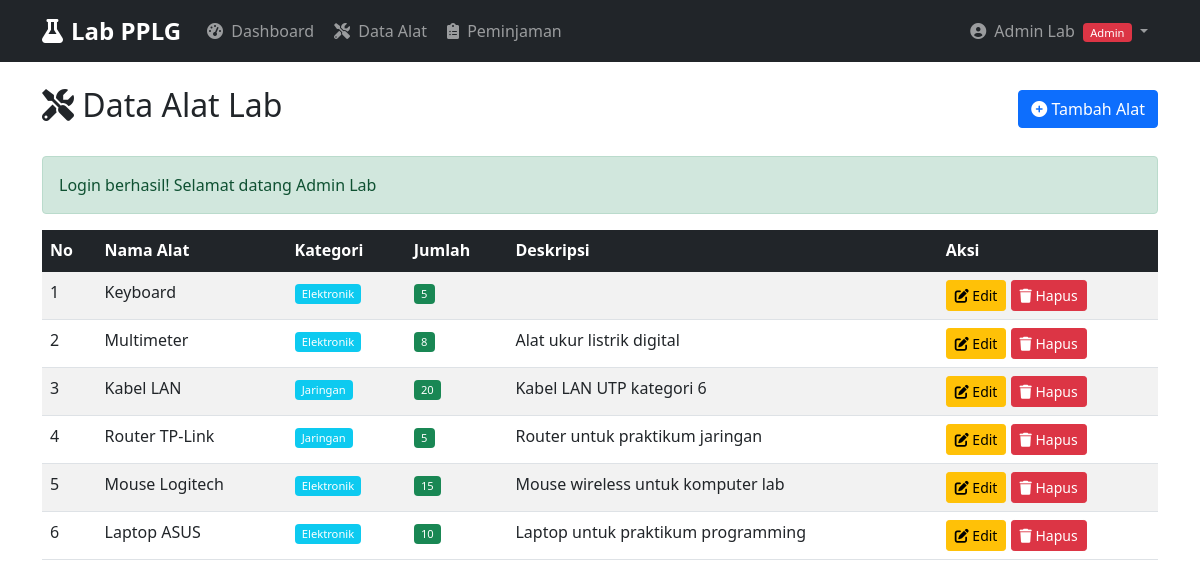
Page /index.php?page=alat (signed in) on the committed database.
### tables this page shows
CREATE TABLE `alat` (
  `id` int NOT NULL,
  `nama` varchar(100) NOT NULL,
  `kategori` varchar(50) NOT NULL,
  `jumlah` int NOT NULL,
  `deskripsi` text,
  `created_at` timestamp NULL DEFAULT CURRENT_TIMESTAMP
);

### controller/AlatController.php (called while the page is built, shortened)
<?php
require_once 'model/AlatModel.php';
class AlatController {
    private $alatModel;
    public function __construct() {
        $this->alatModel = new AlatModel();
    }
    public function index() {
        $data['alat'] = $this->alatModel->getAllAlat();
        require_once 'view/alat/index.php';
    }
}
?>

### model/AlatModel.php (called while the page is built, shortened)
<?php
require_once 'config/database.php';
class AlatModel {
    private $conn;
    private $table_name = "alat";
    public function __construct() {
        $database = new Database();
        $this->conn = $database->getConnection();
    }
    public function getAllAlat() {
        $query = "SELECT * FROM " . $this->table_name . " ORDER BY id DESC";
        $stmt = $this->conn->prepare($query);
        $stmt->execute();
        return $stmt->fetchAll(PDO::FETCH_ASSOC);
    }
}
?>

### config/database.php (called while the page is built, shortened)
<?php
class Database {
    private $host = "localhost";
    private $db_name = "lab_pplg";
    private $username = "root";
    private $password = "";
    public function getConnection() {
        $this->conn = null;
        try {
            $this->conn = new PDO("mysql:host=" . $this->host . ";dbname=" . $this->db_name, $this->username, $this->password);
            $this->conn->exec("set names utf8");
        } catch(PDOException $exception) {
            echo "Connection error: " . $exception->getMessage();
        }
        return $this->conn;
    }
}
?>

### view/alat/index.php (the view, shortened to what this page needs)
<!DOCTYPE html>
<html lang="id">
<head>
    <link href="https://cdn.jsdelivr.net/npm/bootstrap@5.1.3/dist/css/bootstrap.min.css" rel="stylesheet">
    <link rel="stylesheet" href="https://cdnjs.cloudflare.com/ajax/libs/font-awesome/6.0.0/css/all.min.css">
</head>
<body>
    <?php include __DIR__ . '/../partials/navbar.php'; ?>
    <div class="container mt-4">
        <div class="d-flex justify-content-between align-items-center mb-4">
            <h2><i class="fas fa-tools"></i> Data Alat Lab</h2>
            <?php if ($_SESSION['role'] == 'admin'): ?>
                <a href="index.php?page=alat&action=create" class="btn btn-primary">
                    <i class="fas fa-plus-circle"></i> Tambah Alat
                </a>
            <?php endif; ?>
        </div>
        <?php if (isset($_SESSION['success'])): ?>
            <div class="alert alert-success"><?php echo $_SESSION['success']; unset($_SESSION['success']); ?></div>
        <?php endif; ?>
        <div class="table-responsive">
            <table class="table table-striped table-hover">
                <thead class="table-dark">
                    <tr>
                        <th>No</th>
                        <th>Nama Alat</th>
                        <th>Kategori</th>
                        <th>Jumlah</th>
                        <th>Deskripsi</th>
                        <?php if ($_SESSION['role'] == 'admin'): ?>
                            <th>Aksi</th>
                        <?php endif; ?>
                    </tr>
                </thead>
                <tbody>
                    <?php if (empty($data['alat'])): ?>
                        <tr>
                            <td colspan="<?php echo $_SESSION['role'] == 'admin' ? '6' : '5'; ?>" class="text-center text-muted">
                                <i class="fas fa-inbox fa-2x mb-2"></i><br>
                                Belum ada data alat
                            </td>
                        </tr>
                    <?php else: ?>
                        <?php $no = 1; ?>
                        <?php foreach ($data['alat'] as $alat): ?>
                        <tr>
                            <td><?php echo $no++; ?></td>
                            <td><?php echo htmlspecialchars($alat['nama']); ?></td>
                            <td>
                                <span class="badge bg-info"><?php echo htmlspecialchars($alat['kategori']); ?></span>
                            </td>
                            <td>
                                <span class="badge bg-<?php echo $alat['jumlah'] > 0 ? 'success' : 'danger'; ?>">
                                    <?php echo $alat['jumlah']; ?>
                                </span>
                            </td>
                            <td><?php echo htmlspecialchars($alat['deskripsi']); ?></td>
                            <?php if ($_SESSION['role'] == 'admin'): ?>
                                <td>
                                    <a href="index.php?page=alat&action=edit&id=<?php echo $alat['id']; ?>"
                                       class="btn btn-warning btn-sm">
                                        <i class="fas fa-edit"></i> Edit
                                    </a>
                                    <a href="index.php?page=alat&action=delete&id=<?php echo $alat['id']; ?>"
                                       class="btn btn-danger btn-sm"
                                       onclick="return confirm('Yakin ingin menghapus alat ini?')">
                                        <i class="fas fa-trash"></i> Hapus
                                    </a>
                                </td>
                            <?php endif; ?>
                        </tr>
                        <?php endforeach; ?>
                    <?php endif; ?>
                </tbody>
            </table>
        </div>
    </div>
</body>
</html>

### index.php (shortened to what this page needs)
<?php
$page = isset($_GET['page']) ? $_GET['page'] : 'landing';
$action = isset($_GET['action']) ? $_GET['action'] : 'index';
switch ($page) {
    case 'alat':
        $controller = new AlatController();
        switch ($action) {
            default:
                $controller->index();
        }
        break;
}
?>

### view/partials/navbar.php (shortened to what this page needs)
<!DOCTYPE html>
<html lang="id">
<head>
    <link rel="stylesheet" href="https://cdnjs.cloudflare.com/ajax/libs/font-awesome/6.0.0/css/all.min.css">
</head>
<body>
<nav class="navbar navbar-expand-lg navbar-dark bg-dark">
    <div class="container">
        <a class="navbar-brand" href="index.php">
            <i class="fas fa-flask me-2"></i>Lab PPLG
        </a>
        <div class="collapse navbar-collapse" id="navbarNav">
            <ul class="navbar-nav me-auto">
                <?php if (isset($_SESSION['user_id'])): ?>
                    <li class="nav-item">
                        <a class="nav-link" href="index.php?page=dashboard">
                            <i class="fas fa-tachometer-alt me-1"></i> Dashboard
                        </a>
                    </li>
                    <?php if ($_SESSION['role'] == 'admin'): ?>
                        <li class="nav-item">
                            <a class="nav-link" href="index.php?page=alat">
                                <i class="fas fa-tools me-1"></i> Data Alat
                            </a>
                        </li>
                        <li class="nav-item">
                            <a class="nav-link" href="index.php?page=peminjaman">
                                <i class="fas fa-clipboard-list me-1"></i> Peminjaman
                            </a>
                        </li>
                    <?php endif; ?>
                <?php endif; ?>
            </ul>
            <ul class="navbar-nav">
                <?php if (isset($_SESSION['user_id'])): ?>
                    <li class="nav-item dropdown">
                        <a class="nav-link dropdown-toggle" href="#" id="navbarDropdown" role="button"
                           data-bs-toggle="dropdown" aria-expanded="false">
                            <i class="fas fa-user-circle me-1"></i>
                            <?php echo htmlspecialchars($_SESSION['nama']); ?>
                            <span class="badge bg-<?php
                                echo $_SESSION['role'] == 'admin' ? 'danger' :
                                    ($_SESSION['role'] == 'guru' ? 'warning' : 'info');
                            ?> ms-1">
                                <?php echo ucfirst($_SESSION['role']); ?>
                            </span>
                        </a>
                    </li>
                <?php endif; ?>
            </ul>
        </div>
    </div>
</nav>
</body>
</html>

### view/partials/navbar.php (style rules this page uses)
.navbar-brand { font-weight: 700; font-size: 1.5rem; }
.navbar-nav .nav-link { border-radius: 0.375rem; margin: 0 0.125rem; transition: all 0.3s ease; }
.badge { font-size: 0.7em; font-weight: 500; }

### rows in the picture
alat: nama "Keyboard", kategori "Elektronik", jumlah "5"
alat: nama "Multimeter", kategori "Elektronik", jumlah "8", deskripsi "Alat ukur listrik digital"
alat: nama "Kabel LAN", kategori "Jaringan", jumlah "20", deskripsi "Kabel LAN UTP kategori 6"
alat: nama "Router TP-Link", kategori "Jaringan", jumlah "5", deskripsi "Router untuk praktikum jaringan"
alat: nama "Mouse Logitech", kategori "Elektronik", jumlah "15", deskripsi "Mouse wireless untuk komputer lab"
alat: nama "Laptop ASUS", kategori "Elektronik", jumlah "10", deskripsi "Laptop untuk praktikum programming"

### other values in the picture
$_SESSION['nama'] "Admin Lab"
$_SESSION['role'] "Admin"
$_SESSION['success'] "Login berhasil! Selamat datang Admin Lab"
